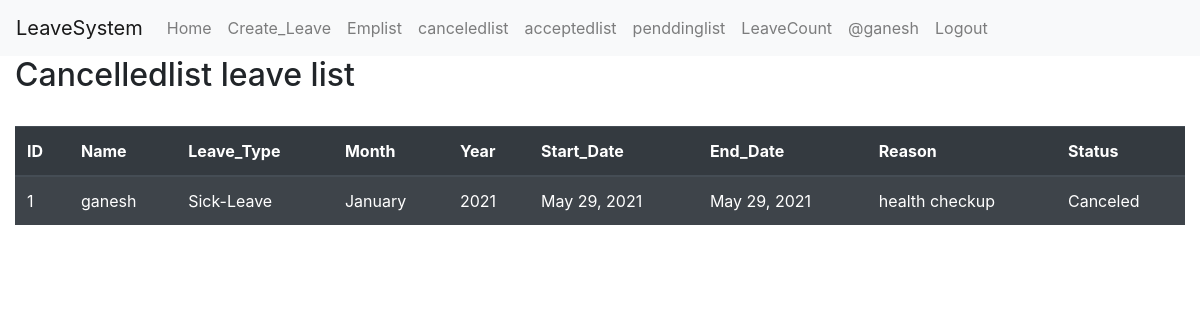
Screenshot of /canceledlist/ (signed in) with the database file from the repository.
### Leave/models.py (models this page shows, shortened)
class Leave(models.Model):
    Employee_Name = models.ForeignKey('Employee_Detail',models.DO_NOTHING,related_name="empname")
    l = (
        ("Sick-Leave","Sick-Leave"),("Casual-Leave","Casual-Leave"),("Personal-Leave","Personal-Leave")
    )
    Leave_Type = models.CharField(max_length=20, choices= l, default="Sick-Leave")
    m = (
        ("January","January"),("February","February"),("March","March"),("April","April"),("May","May"),("June","June"),("July","July"),("August","August"),("September","September"),("October","October"),("November","November"),("December","december")
    )
    Month = models.CharField(max_length=10, choices= m)
    Year = models.CharField(max_length=4)
    Start_Date = models.DateField()
    End_Date = models.DateField(null=True, blank = True)
    Reason = models.CharField(max_length=200)
    s = (
       ("Accepted","Accepted"),("Pending","Pending"),("Canceled","Canceled")
    )
    Status = models.CharField(max_length=10, choices= s, default="Pending")

class Employee_Detail(models.Model):
    Employee_Name = models.CharField(max_length=30)
    password = models.CharField( max_length=30)
    Primary_Phone = models.CharField(max_length=12 )
    Email = models.EmailField(max_length=50)
    def __str__(self):
        return str(self.Employee_Name)

### Leave/views.py (the view)
# urls.py: path('canceledlist/', views.canceledlist, name='canceledlist'),
def canceledlist(request):
    if request.session.get("Employee_Id"):
        sid = request.session.get("Employee_Id")
        emp = Employee_Detail.objects.get(id=sid)
        print(emp)
        lev = emp.empname.filter(Status__exact='Canceled')
        return render(request, "Leave/canceledlist.html", {'lev': lev})
    elif request.user.is_authenticated:
        lev = Leave.objects.filter(Status__exact='Canceled')
        return render(request,"Leave/canceledlist.html",{'lev':lev})
    else:
        messages.error(request, ("login to see canceled status  !"))
        return redirect('home')

### templates/Leave/canceledlist.html (shortened to what this page needs)
{% extends "common.html" %}
{% block contant %}
    <div><h2>Cancelledlist  leave list </h2></div><br>
    <table class="table table-striped table-dark">
  <thead>
    <tr>
      <th scope="col">ID</th>
      <th scope="col">Name</th>
      <th scope="col">Leave_Type</th>
      <th scope="col">Month</th>
        <th scope="col">Year</th>
        <th scope="col">Start_Date</th>
        <th scope="col" >End_Date</th>
         <th scope="col"> Reason</th>
         <th scope="col" >Status </th>
    </tr>
  </thead>
                <tbody>
                {% if lev %}
                    {% for e in lev %}
                           <tbody>
                                    <tr>
                                    <td>{{ e.id}}</td>
                                      <td>{{ e.Employee_Name}}</td>
                                      <td>{{ e.Leave_Type }}</td>
                                      <td>{{ e.Month}}</td>
                                      <td>{{ e.Year }}</td>
                                      <td>{{ e.Start_Date }}</td>
                                    <td>{{ e.End_Date }}</td>
                                    <td>{{ e.Reason }}</td>
                                    <td>{{ e.Status  }}</td>
                                    </tr>
                    {% endfor %}
                {% endif %}
                </tbody>
        </table>
{% endblock %}

### rows the page displays
Leave: id "1", Employee_Name "ganesh", Leave_Type "Sick-Leave", Month "January", Year "2021", Start_Date "May 29, 2021", End_Date "May 29, 2021", Reason "health checkup", Status "Canceled"

### other values shown
{{ request.session.Employee_Name }} "ganesh"
